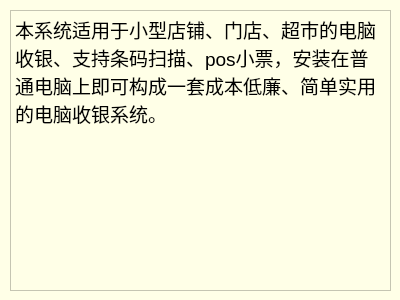
<?xml version="1.0" encoding="UTF-8"?>
<ui version="4.0">
 <class>AboutDialog4</class>
 <widget class="QDialog" name="AboutDialog4">
  <property name="geometry">
   <rect>
    <x>0</x>
    <y>0</y>
    <width>400</width>
    <height>300</height>
   </rect>
  </property>
  <property name="windowTitle">
   <string>Dialog</string>
  </property>
  <property name="windowIcon">
   <iconset resource="../res.qrc">
    <normaloff>:/image/关于.png</normaloff>:/image/关于.png</iconset>
  </property>
  <property name="styleSheet">
   <string notr="true">QWidget{
	background-color: rgb(255, 255, 231);
}</string>
  </property>
  <widget class="QPlainTextEdit" name="plainTextEdit">
   <property name="geometry">
    <rect>
     <x>10</x>
     <y>10</y>
     <width>381</width>
     <height>281</height>
    </rect>
   </property>
   <property name="font">
    <font>
     <pointsize>14</pointsize>
    </font>
   </property>
   <property name="plainText">
    <string>本系统适用于小型店铺、门店、超市的电脑收银、支持条码扫描、pos小票，安装在普通电脑上即可构成一套成本低廉、简单实用的电脑收银系统。</string>
   </property>
  </widget>
 </widget>
 <resources>
  <include location="../res.qrc"/>
 </resources>
 <connections/>
</ui>
